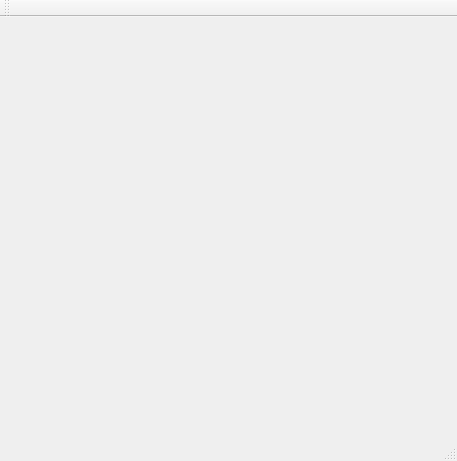
<?xml version="1.0" encoding="UTF-8"?>
<ui version="4.0">
 <class>MainWindow</class>
 <widget class="QMainWindow" name="MainWindow">
  <property name="geometry">
   <rect>
    <x>0</x>
    <y>0</y>
    <width>457</width>
    <height>461</height>
   </rect>
  </property>
  <property name="windowTitle">
   <string>MainWindow</string>
  </property>
  <widget class="QWidget" name="centralWidget"/>
  <widget class="QMenuBar" name="menuBar">
   <property name="geometry">
    <rect>
     <x>0</x>
     <y>0</y>
     <width>457</width>
     <height>21</height>
    </rect>
   </property>
  </widget>
  <widget class="QToolBar" name="mainToolBar">
   <attribute name="toolBarArea">
    <enum>TopToolBarArea</enum>
   </attribute>
   <attribute name="toolBarBreak">
    <bool>false</bool>
   </attribute>
  </widget>
  <widget class="QStatusBar" name="statusBar"/>
 </widget>
 <layoutdefault spacing="6" margin="11"/>
 <resources/>
 <connections/>
</ui>
